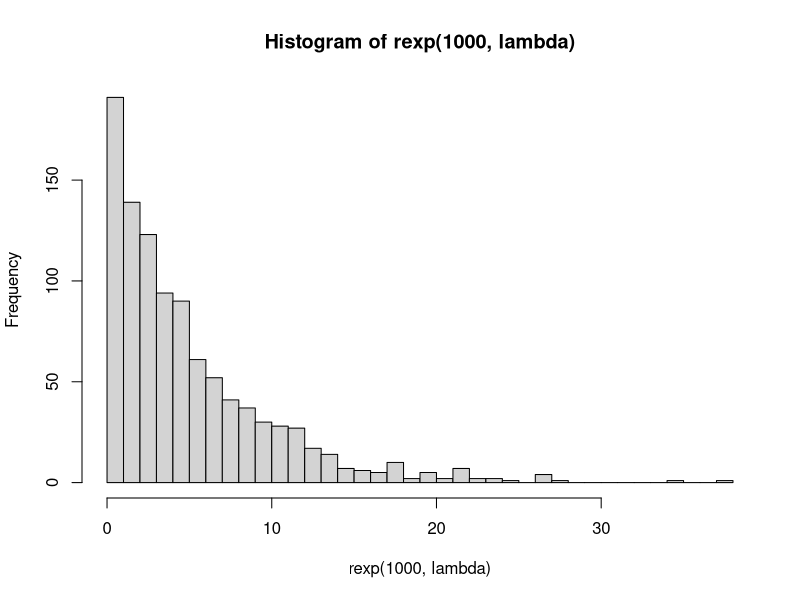
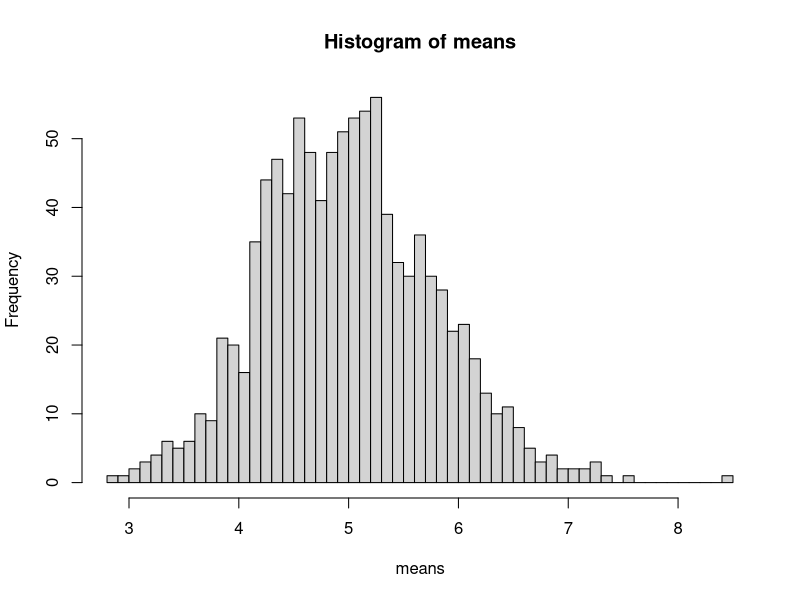

Source code (R) for these figures, in order:
## ---- chunk 1
lambda <- 0.2
hist(rexp(1000, lambda), breaks = 50)

means = NULL
for (i in 1 : 1000) means = c(means, mean(rexp(40, lambda)))
hist(means, breaks = 50)
  
## ---- chunk 2
exp.mean <- 1 / lambda
## ---- chunk 3
exp.var <- 1 / lambda
## ---- chunk 4

